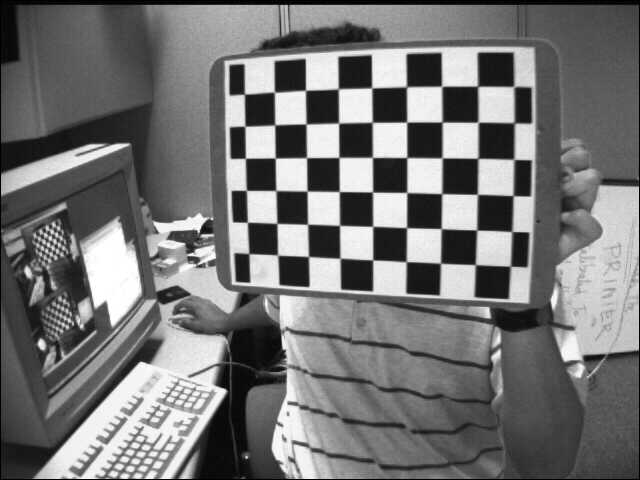
//> input picture ROS_build/src/Opencv/src/Vision/Calibration/chessboard/left01.jpg, 640 x 480 px, given in place of the camera
$ ./Optical_flow   (built with g++ and OpenCV 4)
//> lines starting //> are read from the running program, lines starting //| are printed output that depends on the picture
//> further down, current_img is the input picture: 480 rows x 640 cols, CV_8UC3; min 0, max 255, mean 116.6
#include <iostream>
#include <numeric>
#include <Opencv/Opencv.hpp>
#include <opencv2/opencv.hpp>
#include "opencv2/imgcodecs.hpp"
#include <opencv2/highgui.hpp>
#include <opencv2/objdetect/objdetect.hpp>
#include <opencv2/features2d.hpp>
#include <unistd.h>
#include <opencv2/core/fast_math.hpp>
#include <opencv2/core/types.hpp>

// https://docs.opencv.org/4.x/d8/d19/tutorial_stitcher.html
// std::string t1 = "/Users/yeontaemin/github/algorithm_ws/ROS_build/color/L.png";
// std::string t2 = "/Users/yeontaemin/github/algorithm_ws/ROS_build/color/R.png";
std::string t1 = "/home/cona/git/algorithm_ws/ROS_build/optical/LK1.png";
std::string t2 = "/home/cona/git/algorithm_ws/ROS_build/optical/LK2.png";

class Corner_Detection
{
    private:
        cv::Mat img;
    public:
        cv::Mat curr_mat, prev_mat;
        cv::Mat key_curr_mat, key_prev_mat;
        std::vector<cv::KeyPoint> currnet_v, prev_v;
    public:
        void init_check(){
            if(currnet_v.size() > 0){
                currnet_v.swap(prev_v);
                currnet_v.clear();
                prev_mat = curr_mat.clone();
            }
        }
        void Fast_Corner(cv::Mat& input){
            curr_mat = input.clone();
            std::vector<cv::KeyPoint> key_point;
            cv::FAST(input, key_point, 60, true);
//> key_point = 606 keypoints; strongest (x, y, size): (246, 457, 7), (288, 403, 7), (215, 257, 7), (308, 285, 7)

            cv::Mat dst = input.clone();
            for(cv::KeyPoint kp : key_point){
                cv::circle(dst, kp.pt, 5, cv::Scalar(0,0,255), 2);
            }
//> this loop made 606 passes
//> kp on passes 1 to 3: keypoint at (276, 5), size 7, keypoint at (282, 5), size 7, keypoint at (285, 5), size 7
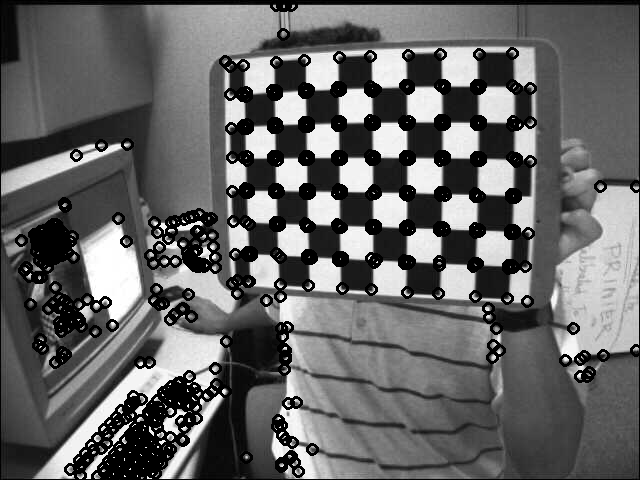
//> dst: 480 rows x 640 cols, CV_8UC1; min 0, max 255, mean 100.5

            key_curr_mat = dst.clone();
            currnet_v.swap(key_point);
//> currnet_v has the same summary as key_point; key_point = 0 keypoints

            cv::imshow("Current", input);
            cv::imshow("prev", key_curr_mat);
        };
        bool operator()(cv::Mat& input){
            cv::cvtColor(input, img, cv::COLOR_RGB2GRAY);
            init_check();
            Fast_Corner(img);
        }
        Corner_Detection(){}
        ~Corner_Detection(){};
};

class OpticalFlowTracker
{
    public:
        cv::Mat img1, img2;
        std::vector<cv::KeyPoint> kp1, kp2;
        // [13 lines left out: function calculateOpticalFlow, not called in this run]
        OpticalFlowTracker(cv::Mat& _img1, cv::Mat& _img2, std::vector<cv::KeyPoint>& _kp1, std::vector<cv::KeyPoint>& _kp2) :
        img1(_img1), img2(_img2), kp1(_kp1), kp2(_kp2){}
};

class LK_Optical_flow
{
    private:
        Corner_Detection CD;

        int pyramids = 4;
        double pyramid_scale = 0.5;
        double scales[4] = {1.0, 0.5, 0.25, 0.125};
        std::vector<cv::Mat> pyr1, pyr2;
        cv::Mat mask;
        cv::Mat img;
    public:
        // [81 lines left out: functions Using_opencv, init_check, Make_pyramids, Coarse_to_fine_pyramids, Get_Optical_Flow, Calculate and 1 more, not called in this run]
};

int main(int argc, char** argv)
{
    cv::VideoCapture cap(0);
    if(!cap.isOpened()){
        std::cout << "Can`t open the Video" << std::endl;
        return -1;
    }

    cv::Mat current_img;
    Corner_Detection cd;

    while(1){
        cap >> current_img;
        if(current_img.empty()){
            std::cout << "empty image" << std::endl;
            return 0;
        }
//> (the run ends here: the program stops with an error, at `cd(current_img);`)

$ run again, on ROS_build/src/Opencv/src/Vision/Calibration/chessboard/left02.jpg
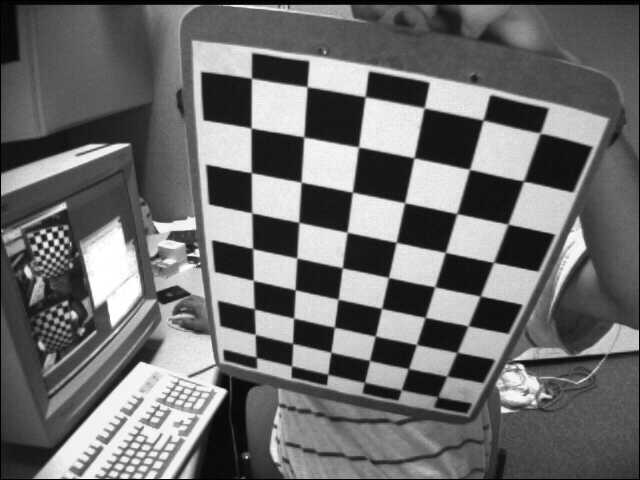
//> input picture ROS_build/src/Opencv/src/Vision/Calibration/chessboard/left02.jpg, 640 x 480 px, given in place of the camera
//> current_img is the input picture: 480 rows x 640 cols, CV_8UC3; min 0, max 255, mean 109
//> in Fast_Corner, `cv::FAST(input, key_point, 60, true);`: key_point = 598 keypoints; strongest (x, y, size): (197, 250, 7), (198, 255, 7), (199, 263, 7), (225, 391, 7)
//> the loop in Fast_Corner, `for(cv::KeyPoint kp : key_point)` made 598 passes
//> kp on passes 1 to 3: keypoint at (224, 5), size 7, keypoint at (276, 5), size 7, keypoint at (282, 5), size 7
//> after the loop in Fast_Corner, `for(cv::KeyPoint kp : key_point)`:
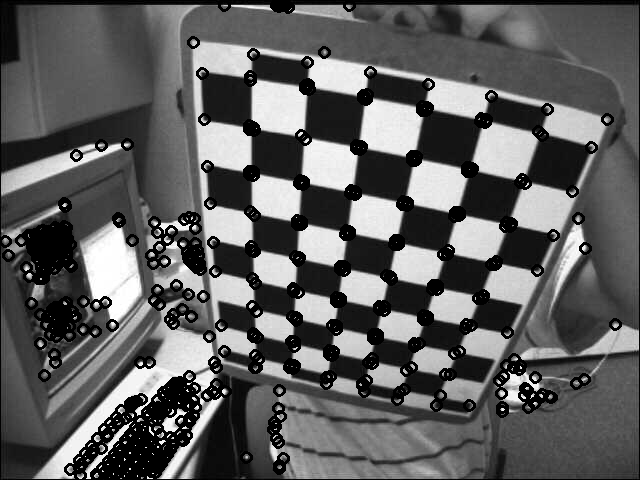
//> dst: 480 rows x 640 cols, CV_8UC1; min 0, max 255, mean 94.6
//> in Fast_Corner, `currnet_v.swap(key_point);`: currnet_v has the same summary as key_point; key_point = 0 keypoints

$ run again, on ROS_build/src/Opencv/src/Vision/Calibration/chessboard/left03.jpg
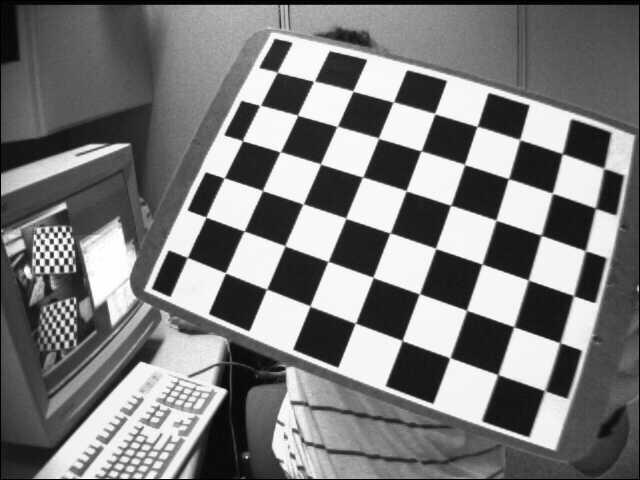
//> input picture ROS_build/src/Opencv/src/Vision/Calibration/chessboard/left03.jpg, 640 x 480 px, given in place of the camera
//> current_img is the input picture: 480 rows x 640 cols, CV_8UC3; min 0, max 255, mean 122.9
//> in Fast_Corner, `cv::FAST(input, key_point, 60, true);`: key_point = 639 keypoints; strongest (x, y, size): (189, 209, 7), (56, 246, 7), (365, 61, 7), (169, 295, 7)
//> the loop in Fast_Corner, `for(cv::KeyPoint kp : key_point)` made 639 passes
//> kp on passes 1 to 3: keypoint at (276, 5), size 7, keypoint at (282, 5), size 7, keypoint at (285, 5), size 7
//> after the loop in Fast_Corner, `for(cv::KeyPoint kp : key_point)`:
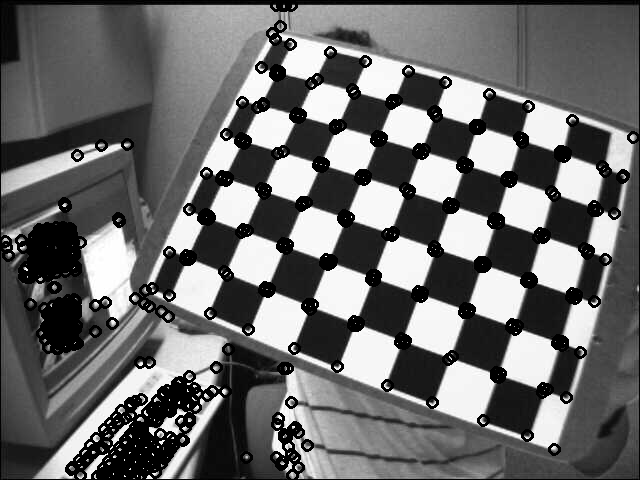
//> dst: 480 rows x 640 cols, CV_8UC1; min 0, max 255, mean 107.3
//> in Fast_Corner, `currnet_v.swap(key_point);`: currnet_v has the same summary as key_point; key_point = 0 keypoints

$ run again, on ROS_build/src/Opencv/src/Vision/Calibration/chessboard/left04.jpg
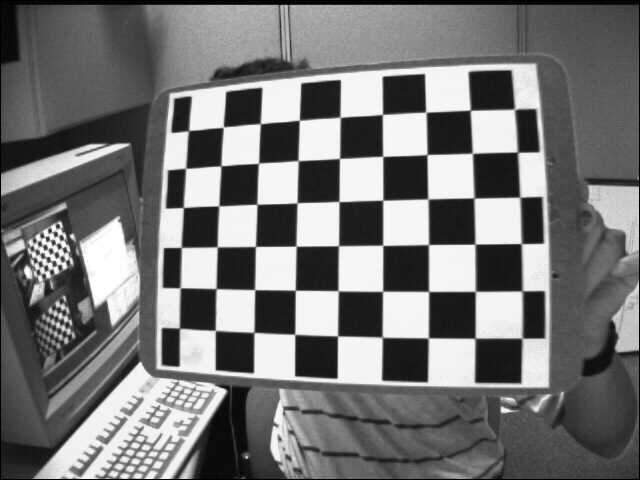
//> input picture ROS_build/src/Opencv/src/Vision/Calibration/chessboard/left04.jpg, 640 x 480 px, given in place of the camera
//> current_img is the input picture: 480 rows x 640 cols, CV_8UC3; min 0, max 255, mean 117.8
//> in Fast_Corner, `cv::FAST(input, key_point, 60, true);`: key_point = 627 keypoints; strongest (x, y, size): (336, 377, 7), (296, 375, 7), (140, 363, 7), (61, 236, 7)
//> the loop in Fast_Corner, `for(cv::KeyPoint kp : key_point)` made 627 passes
//> kp on passes 1 to 3: keypoint at (276, 5), size 7, keypoint at (282, 5), size 7, keypoint at (285, 5), size 7
//> after the loop in Fast_Corner, `for(cv::KeyPoint kp : key_point)`:
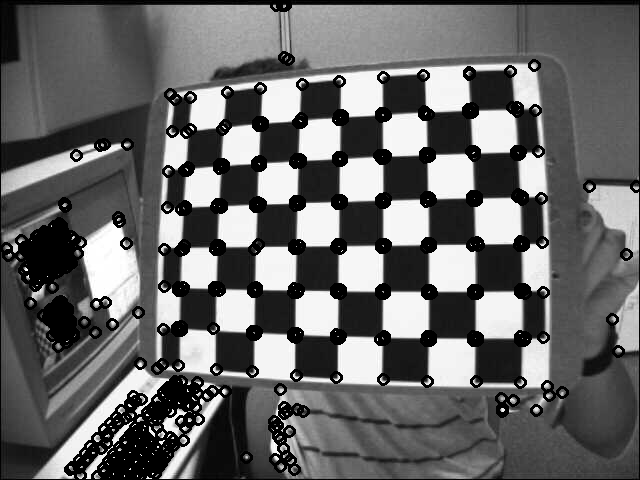
//> dst: 480 rows x 640 cols, CV_8UC1; min 0, max 255, mean 102.5
//> in Fast_Corner, `currnet_v.swap(key_point);`: currnet_v has the same summary as key_point; key_point = 0 keypoints
